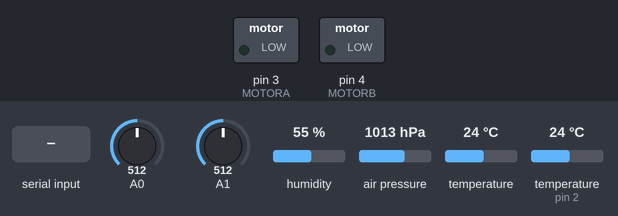
The sketch below on a simulated Arduino Uno, built with avr-gcc and run on an emulated ATmega328P. Parts: switched loads named in the sketch (green lamp = pin HIGH). Inputs (shaded band) come from the test bench; at power-on: A0 = 512, A1 = 512, humidity 55 %, air pressure 1013 hPa, temperature 24 °C, temperature (sensor on pin 2) 24 °C. What the sketch prints to the serial monitor is not drawn.

Above: at 1.2 s.
1.3 s: "1" received over Serial
At 2.8 s:
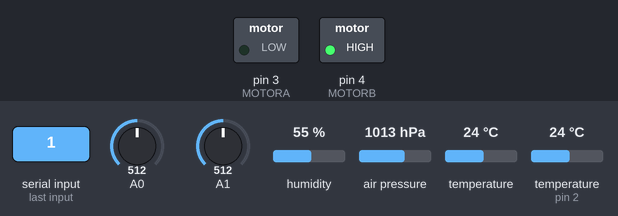
Timing chart, 0 to 4.6 s (numbered marks = the images above; inputs shaded):
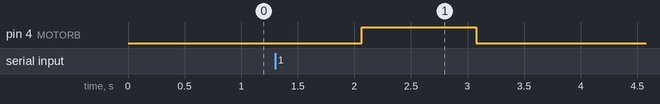

Measured:
- after the input at 1.3 s, pin 4 (MOTORB): LOW → HIGH after 0.77 s, → LOW 1.0 s later

The sketch:

PlantsWatering.ino
```cpp
/*
 Name:		PlantsWatering.ino
 Created:	4/5/2018 8:09:21 PM
 Author:	nguye
*/

// the setup function runs once when you press reset or power the board
#include <Adafruit_BMP085.h>
#include <Adafruit_Sensor.h>
#include "DHT_U.h"
#include "DHT.h"

const int DHTPIN = 2;
const int DHTTYPE = DHT11;
const int MOTORA = 3;
const int MOTORB = 4;

float humidity;
float temperature;
float light;
float earthHumidity;

byte readValue = '0';

DHT dht(DHTPIN, DHTTYPE);

Adafruit_BMP085 bmp;

bool bmpIsEnable = true;

void setup() {
	Serial.begin(9600);
	pinMode(A0, INPUT);
	pinMode(A1, INPUT);
	pinMode(MOTORA, OUTPUT);
	pinMode(MOTORB, OUTPUT);
	dht.begin();
	if (!bmp.begin()) {
		bmpIsEnable = false;
	}
}

// the loop function runs over and over again until power down or reset
void loop() {

	humidity = dht.readHumidity();
	temperature = dht.readTemperature();
	light = analogRead(A0);
	earthHumidity = analogRead(A1);

	if (Serial.available()>0) {
		readValue = Serial.read();

		Serial.flush();
	}


	if (readValue == '0') {
		digitalWrite(MOTORA, LOW);
		digitalWrite(MOTORB, LOW);
	}
	else if (readValue == '1') {
		digitalWrite(MOTORA, LOW);
		digitalWrite(MOTORB, HIGH);
		readValue = '0';
	}

	Serial.print("T:");
	Serial.println(temperature);
	Serial.print("H:");
	Serial.println(humidity);
	Serial.print("L:");
	Serial.println(1024 - light);
	Serial.print("E:");
	Serial.println(1024-earthHumidity);

	if (bmpIsEnable) {
		Serial.print("P:");
		Serial.println(bmp.readPressure());
		Serial.print("A:");
		Serial.println(bmp.readAltitude());
		Serial.print("TP:");
		Serial.println(bmp.readTemperature());
	}
	delay(1000);
}
```
